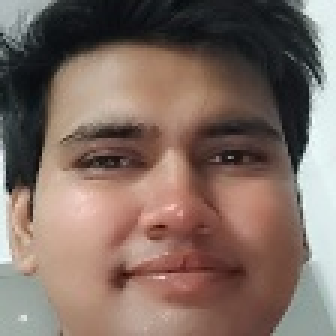
#> input picture backend/facevault_dataset/Aditya/Aditya_001.jpg, 112 x 112 px, given in place of the camera (shown 3 times larger)
$ python live_face_counter.py
#> lines starting #> are read from the running program, lines starting #| are printed output that depends on the picture; after the words box and inside, x2 and y2 are one past the last pixel; in counts of white or black regions, pixels touching at a corner belong together
#!/usr/bin/env python3
"""
Live Face Counter - Counts faces coming in front of camera
Tracks when new faces appear and disappear from the camera view
"""

import cv2
import numpy as np
import time
from datetime import datetime
from collections import deque

class LiveFaceCounter:
    def __init__(self):
        """Initialize the live face counter."""
        print("Initializing Live Face Counter...")

        # Load face detection cascade
        self.face_cascade = cv2.CascadeClassifier(cv2.data.haarcascades + 'haarcascade_frontalface_default.xml')

        if self.face_cascade.empty():
            raise Exception("Error: Could not load face cascade classifier")

        # Counting variables
        self.current_faces = 0
        self.total_faces_seen = 0
        self.max_faces_at_once = 0
        self.face_entries = 0  # Number of times faces entered the frame
        self.face_exits = 0    # Number of times faces left the frame

        # History tracking for stability
        self.face_count_history = deque(maxlen=10)  # Last 10 frames
        self.stable_count = 0
        self.last_stable_count = 0

        # Session tracking
        self.session_start = datetime.now()
        self.detection_log = []

        # Display settings
        self.show_detailed_stats = True

        print("Live Face Counter initialized successfully!")

    def is_count_stable(self, current_count):
        """Check if the face count is stable across recent frames."""
        self.face_count_history.append(current_count)

        if len(self.face_count_history) < 5:
            return False

        # Check if the last 5 counts are the same
        recent_counts = list(self.face_count_history)[-5:]
        return all(count == recent_counts[0] for count in recent_counts)

    def update_face_statistics(self, current_count):
        """Update face counting statistics."""
        # Check for stable count changes
        if self.is_count_stable(current_count):
            if current_count != self.last_stable_count:
                # Face count changed stably
                if current_count > self.last_stable_count:
                    # New faces entered
                    new_faces = current_count - self.last_stable_count
                    self.face_entries += new_faces
                    print(f"[ENTRY] {new_faces} face(s) entered the frame")
                elif current_count < self.last_stable_count:
                    # Faces left
                    left_faces = self.last_stable_count - current_count
                    self.face_exits += left_faces
                    print(f"[EXIT] {left_faces} face(s) left the frame")

                self.last_stable_count = current_count

        # Update general statistics
        self.current_faces = current_count
        self.max_faces_at_once = max(self.max_faces_at_once, current_count)

        # Log detection event
        if current_count > 0:
            self.detection_log.append({
                'timestamp': datetime.now(),
                'face_count': current_count,
                'stable': self.is_count_stable(current_count)
            })

    def draw_face_info(self, frame, faces):
        """Draw face detection information on the frame."""
        height, width = frame.shape[:2]

        # Draw face rectangles and numbers
        for i, (x, y, w, h) in enumerate(faces):
            # Calculate face area for size indication
            face_area = w * h

            # Color coding: Green for large faces, Yellow for medium, Red for small
            if face_area > 5000:
                color = (0, 255, 0)  # Green - close/large face
                size_text = "CLOSE"
            elif face_area > 2500:
                color = (0, 255, 255)  # Yellow - medium face
                size_text = "MEDIUM"
            else:
                color = (0, 0, 255)  # Red - far/small face
                size_text = "FAR"

            # Draw face rectangle
            cv2.rectangle(frame, (x, y), (x + w, y + h), color, 2)

            # Draw face number and size
            cv2.putText(frame, f'Face {i+1}', (x, y - 30),
                       cv2.FONT_HERSHEY_SIMPLEX, 0.7, color, 2)
            cv2.putText(frame, f'{size_text} ({w}x{h})', (x, y - 10),
                       cv2.FONT_HERSHEY_SIMPLEX, 0.5, color, 1)

    def draw_statistics(self, frame):
        """Draw counting statistics on the frame."""
        # Background for statistics
        overlay = frame.copy()
        cv2.rectangle(overlay, (10, 10), (400, 200), (0, 0, 0), -1)
        cv2.addWeighted(overlay, 0.7, frame, 0.3, 0, frame)

        # Current status
        cv2.putText(frame, f'CURRENT FACES: {self.current_faces}', (20, 40),
                   cv2.FONT_HERSHEY_SIMPLEX, 0.8, (0, 255, 0), 2)

        # Entry/Exit statistics
        cv2.putText(frame, f'Faces Entered: {self.face_entries}', (20, 70),
                   cv2.FONT_HERSHEY_SIMPLEX, 0.6, (0, 255, 255), 2)
        cv2.putText(frame, f'Faces Exited: {self.face_exits}', (20, 95),
                   cv2.FONT_HERSHEY_SIMPLEX, 0.6, (255, 255, 0), 2)

        # Session statistics
        cv2.putText(frame, f'Max at Once: {self.max_faces_at_once}', (20, 120),
                   cv2.FONT_HERSHEY_SIMPLEX, 0.6, (255, 0, 255), 2)

        # Session duration
        duration = datetime.now() - self.session_start
        duration_str = str(duration).split('.')[0]  # Remove microseconds
        cv2.putText(frame, f'Session: {duration_str}', (20, 145),
                   cv2.FONT_HERSHEY_SIMPLEX, 0.5, (200, 200, 200), 1)

        # Stability indicator
        stability = "STABLE" if len(self.face_count_history) >= 5 and \
                   len(set(list(self.face_count_history)[-5:])) == 1 else "DETECTING"
        color = (0, 255, 0) if stability == "STABLE" else (0, 255, 255)
        cv2.putText(frame, f'Status: {stability}', (20, 170),
                   cv2.FONT_HERSHEY_SIMPLEX, 0.5, color, 1)

        # Controls
        cv2.putText(frame, 'Controls: Q/ESC=Quit, R=Reset, S=Save, H=Toggle Stats',
                   (10, frame.shape[0] - 20), cv2.FONT_HERSHEY_SIMPLEX, 0.5, (255, 255, 255), 1)

    def reset_counters(self):
        """Reset all counters."""
        self.current_faces = 0
        self.total_faces_seen = 0
        self.max_faces_at_once = 0
        self.face_entries = 0
        self.face_exits = 0
        self.face_count_history.clear()
        self.stable_count = 0
        self.last_stable_count = 0
        self.session_start = datetime.now()
        self.detection_log.clear()
        print("All counters reset!")

    def save_session_report(self):
        """Save a session report."""
        timestamp = datetime.now().strftime("%Y%m%d_%H%M%S")
        filename = f'face_counter_report_{timestamp}.txt'

        duration = datetime.now() - self.session_start

        with open(filename, 'w') as f:
            f.write("LIVE FACE COUNTER SESSION REPORT\n")
            f.write("=" * 40 + "\n\n")
            f.write(f"Session Start: {self.session_start}\n")
            f.write(f"Session Duration: {duration}\n\n")
            f.write(f"Face Entries: {self.face_entries}\n")
            f.write(f"Face Exits: {self.face_exits}\n")
            f.write(f"Maximum Faces at Once: {self.max_faces_at_once}\n")
            f.write(f"Total Detection Events: {len(self.detection_log)}\n\n")

            if self.detection_log:
                f.write("DETECTION LOG:\n")
                f.write("-" * 20 + "\n")
                for entry in self.detection_log[-20:]:  # Last 20 events
                    f.write(f"{entry['timestamp']}: {entry['face_count']} faces "
                           f"({'stable' if entry['stable'] else 'detecting'})\n")

        print(f"Session report saved to: {filename}")

    def start_counting(self):
        """Start the live face counting."""
        print("\nStarting Live Face Counter...")
        print("Position yourself in front of the camera to test face detection and counting.")
        print("Move in and out of frame to test entry/exit detection.")

        cap = cv2.VideoCapture(0)

        if not cap.isOpened():
            raise Exception("Could not open webcam")

        print("Live Face Counter is running!")
        print("Controls:")
        print("  Q/ESC - Quit")
        print("  R - Reset counters")
        print("  S - Save screenshot and report")
        print("  H - Toggle detailed statistics")
        print("  Ctrl+C - Force quit")

        try:
            while True:
                ret, frame = cap.read()
                if not ret:
                    print("Failed to grab frame")
                    break

                # Convert to grayscale for detection
                gray = cv2.cvtColor(frame, cv2.COLOR_BGR2GRAY)

                # Detect faces
                faces = self.face_cascade.detectMultiScale(
                    gray,
                    scaleFactor=1.1,
                    minNeighbors=5,
                    minSize=(50, 50),
                    flags=cv2.CASCADE_SCALE_IMAGE
                )

                # Update statistics
                self.update_face_statistics(len(faces))

                # Draw face information
                self.draw_face_info(frame, faces)

                # Draw statistics
                if self.show_detailed_stats:
                    self.draw_statistics(frame)
                else:
                    # Minimal display
                    cv2.putText(frame, f'Faces: {self.current_faces} | Entries: {self.face_entries} | Exits: {self.face_exits}',
                               (10, 30), cv2.FONT_HERSHEY_SIMPLEX, 0.7, (0, 255, 0), 2)

                # Show frame
                cv2.imshow('Live Face Counter', frame)

                # Handle key presses with improved exit handling
                key = cv2.waitKey(1) & 0xFF
                if key == ord('q') or key == ord('Q') or key == 27:  # 'q', 'Q', or ESC key
                    print("Exit requested by user")
                    break
                elif key == ord('r'):
                    self.reset_counters()
                elif key == ord('s'):
                    # Save screenshot and report
                    timestamp = datetime.now().strftime("%Y%m%d_%H%M%S")
                    screenshot_name = f'face_counter_screenshot_{timestamp}.jpg'
                    cv2.imwrite(screenshot_name, frame)
                    print(f"Screenshot saved: {screenshot_name}")
                    self.save_session_report()
                elif key == ord('h'):
                    self.show_detailed_stats = not self.show_detailed_stats
                    print(f"Detailed stats: {'ON' if self.show_detailed_stats else 'OFF'}")

                # Check if window was closed by clicking X button
                if cv2.getWindowProperty('Live Face Counter', cv2.WND_PROP_VISIBLE) < 1:
                    print("Window closed by user")
                    break

        except KeyboardInterrupt:
            print("Interrupted by user (Ctrl+C)")
        except Exception as e:
            print(f"Error during face counting: {e}")
        finally:
            # Ensure proper cleanup
            print("Cleaning up resources...")
            cap.release()
            cv2.destroyAllWindows()
            # Force destroy all OpenCV windows
            for i in range(5):
                cv2.waitKey(1)

        # Print final summary
        self.print_final_summary()

    def print_final_summary(self):
        """Print final session summary."""
        duration = datetime.now() - self.session_start

        print("\n" + "=" * 50)
        print("LIVE FACE COUNTER SESSION SUMMARY")
        print("=" * 50)
        print(f"Session Duration: {duration}")
        print(f"Total Face Entries: {self.face_entries}")
        print(f"Total Face Exits: {self.face_exits}")
        print(f"Maximum Faces at Once: {self.max_faces_at_once}")
        print(f"Total Detection Events: {len(self.detection_log)}")

        if self.detection_log:
            avg_faces = np.mean([event['face_count'] for event in self.detection_log])
            print(f"Average Faces per Detection: {avg_faces:.2f}")

        print("=" * 50)

def main():
    """Main function."""
    try:
        counter = LiveFaceCounter()
        counter.start_counting()
#> in start_counting, frame is the input picture: shape (112, 112, 3); mean B, G, R 99.4, 108.5, 127.8
#> in start_counting, `gray = cv2.cvtColor(frame, cv2.COLOR_BGR2GRAY)`:
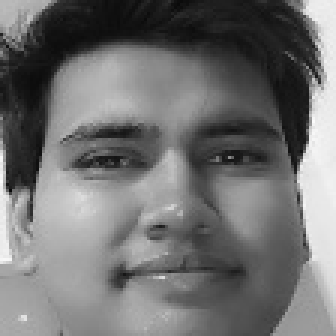
#> gray: shape (112, 112) (shown 3 times larger); min 9, max 251, mean 113.2
#> in start_counting, `faces = self.face_cascade.detectMultiScale( gray, scaleFactor=1.1, min..`: faces = [[12, 15, 89, 89]]
#> the loop in draw_face_info, `for i, (x, y, w, h) in enumerate(faces):` made 1 pass
#> (x, y, w, h, face_area, color, size_text) on pass 1: (12, 15, 89, 89, 7921, (0, 255, 0), 'CLOSE')
#> after the loop in draw_face_info, `for i, (x, y, w, h) in enumerate(faces):`:
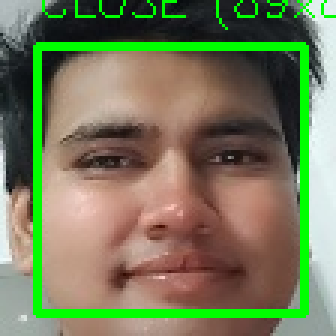
#> frame: shape (112, 112, 3) (shown 3 times larger); 9.53% of pixels changed, all inside (x1, y1, x2, y2) = (11, 0, 112, 106)
#> in draw_statistics, `cv2.rectangle(overlay, (10, 10), (400, 200), (0, 0, 0), -1)`:
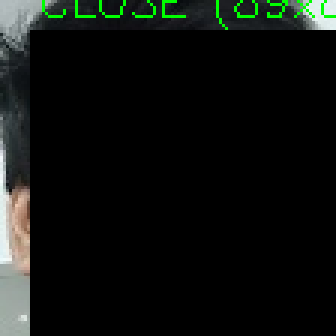
#> overlay: shape (112, 112, 3) (shown 3 times larger); mean B, G, R 14.2, 17.1, 14
#> in draw_statistics, `cv2.addWeighted(overlay, 0.7, frame, 0.3, 0, frame)`:
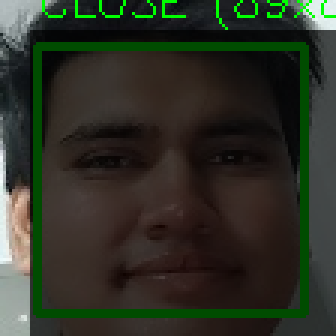
#> frame: shape (112, 112, 3) (shown 3 times larger); mean B, G, R 37.3, 49.1, 45.3
#> in draw_statistics, `cv2.putText(frame, 'Controls: Q/ESC=Quit, R=Reset, S=Save, H=Toggle St..`:
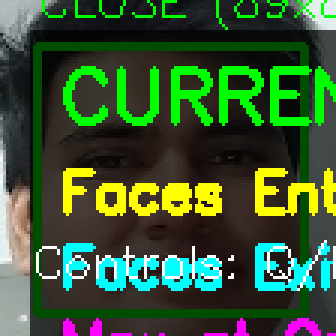
#> frame: shape (112, 112, 3) (shown 3 times larger); mean B, G, R 49, 86, 56.6
#> (key q is pressed here)
    except KeyboardInterrupt:
        print("\nFace counter stopped by user (Ctrl+C)")
    except Exception as e:
        print(f"Error: {e}")
    finally:
        # Ensure all OpenCV windows are closed
        cv2.destroyAllWindows()
        # Additional cleanup
        for i in range(10):
            cv2.waitKey(1)
        print("Application terminated successfully")

if __name__ == "__main__":
    main()
